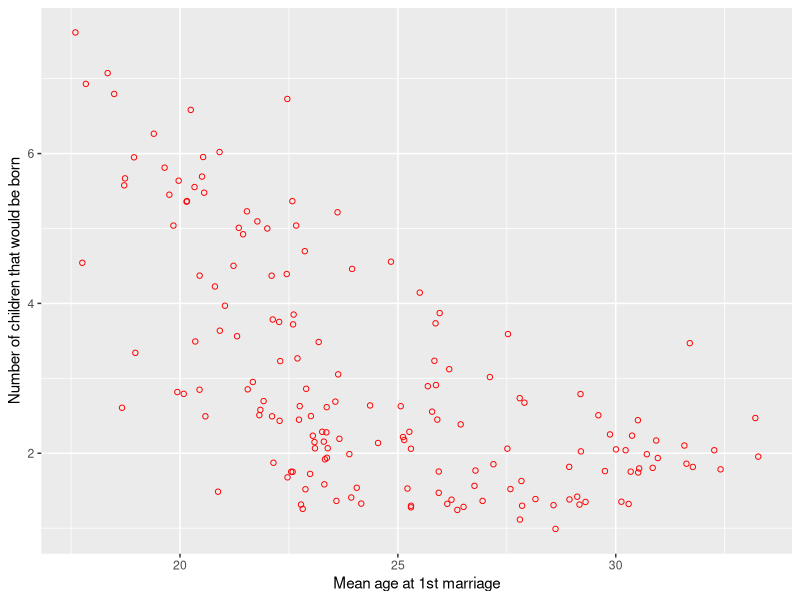
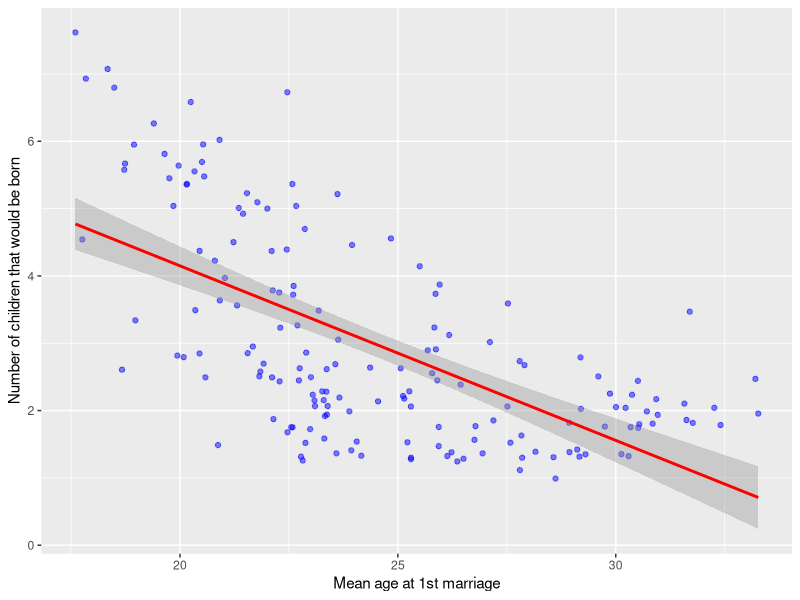
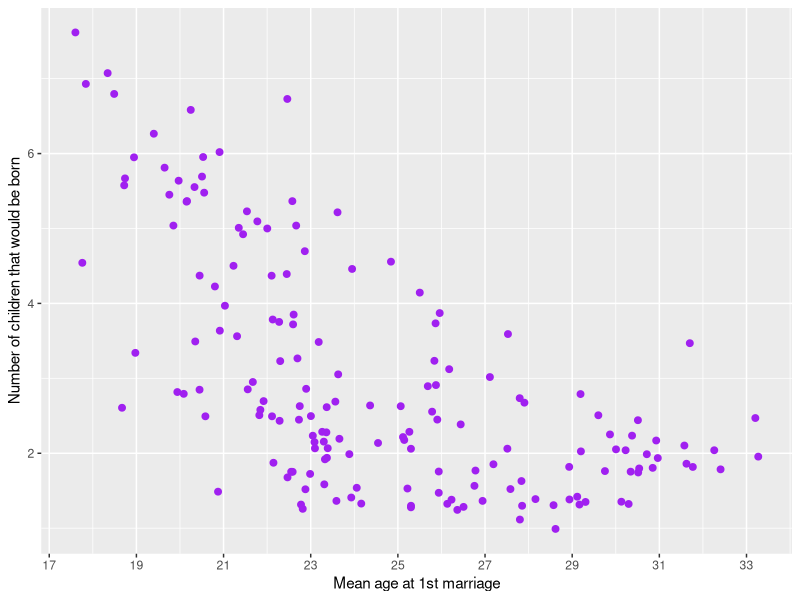

Source code (R) for these figures, in order:
## ---- chunk 1
library(gridExtra)
library(ggplot2)
## ---- chunk 2
setwd('/Users/daivasatas/Documents/DAND/P4/P2_Gapminder_2')
dt1 <- read.csv('indicator_age_of_marriage.csv', header = T,  check.names = F)
dt2 <- read.csv('indicator_temporary_total_fertility.csv', header = T,  check.names = F)
## ---- chunk 3
dim(dt1)
dim(dt2)
## ---- chunk 4
dt1_col_2005 <- which( colnames(dt1) =="2005" )
dt1.df <- dt1[, c(1, dt1_col_2005)]

dt2_col_2005 <- which( colnames(dt2) =="2005" )
dt2.df <- dt2[, c(1, dt2_col_2005)]
## ---- chunk 5
dt1.df <- na.omit(dt1.df)
dt2.df <- na.omit(dt2.df)
## ---- chunk 6
names(dt1.df)[1] <- c("Country")
names(dt2.df)[1] <- c("Country")

head(dt1.df)
head(dt2.df)
## ---- chunk 7
dtm <- merge(dt1.df, dt2.df, by="Country")
## ---- chunk 8
setdiff(dt1.df$Country, dt2.df$Country)
## ---- chunk 9
names(dtm)[2] <- c("Age")
names(dtm)[3] <- c("Children")
head(dtm)
## ---- chunk 10
summary(dtm)
## ---- chunk 11
ggplot(aes(x=dtm$Age, y=dtm$Children), data = dtm)+
  geom_point(color = 'red',shape = 1)+
  xlab('Mean age at 1st marriage')+
  ylab('Number of children that would be born')
## ---- chunk 12
ggplot(aes(x=dtm$Age, y=dtm$Children), data = dtm)+
  geom_point(alpha = 1/2, color= 'blue')+
  xlab('Mean age at 1st marriage')+
  ylab('Number of children that would be born')+
  geom_smooth(method = 'lm', color = 'red')
## ---- chunk 13
range(dtm$Age)
ggplot(aes(x=dtm$Age, y=dtm$Children), data = dtm)+
  geom_point(color = 'purple', size = 2)+
  xlab('Mean age at 1st marriage')+
  ylab('Number of children that would be born')+
  scale_x_continuous(breaks = seq(17,34,2))
## ---- chunk 14
cor <- cor.test(dtm$Age, dtm$Children, method = c("pearson"))
cor 
